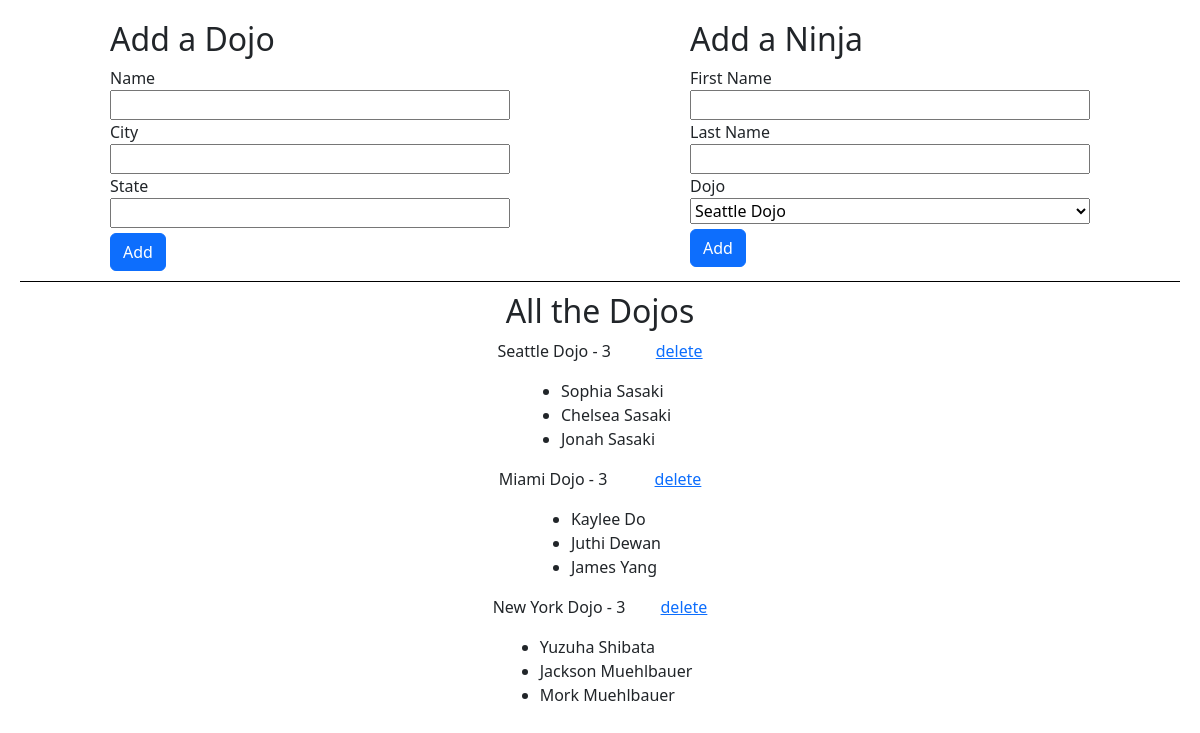
The page / on the database its author committed.
### dojo_ninjas_app/models.py (models this page shows, shortened)
class Dojo(models.Model):
    name = models.CharField(max_length=255)
    city = models.CharField(max_length=255)
    state = models.CharField(max_length=2)
    created_at = models.DateTimeField(auto_now_add=True)
    updated_at = models.DateTimeField(auto_now=True)

class Ninja(models.Model):
    first_name = models.CharField(max_length=255)
    last_name = models.CharField(max_length=255)
    dojo = models.ForeignKey(Dojo, related_name="ninjas", on_delete=models.CASCADE)
    created_at = models.DateTimeField(auto_now_add=True)
    updated_at = models.DateTimeField(auto_now=True)

### dojo_ninjas_app/views.py (the view)
# urls.py: path("", views.index),
def index(request):
    context = {
        "all_dojos": Dojo.objects.all()
    }
    return render(request, "index.html", context)

### dojo_ninjas_app/templates/index.html (shortened to what this page needs)
<!DOCTYPE html>
<html lang="en">
<head>
    {% load static %}
    <link rel="stylesheet" href="{% static 'css/style.css' %}">
    <link href="https://cdn.jsdelivr.net/npm/bootstrap@5.3.1/dist/css/bootstrap.min.css" rel="stylesheet">
</head>
<body>
    <div class="forms">
        <div class="add">
            <h2>Add a Dojo</h2>
            <form action="/add_dojo" method="post">
                <label for="name">Name</label>
                <input type="text" id="name" name="name">
                <label for="city">City</label>
                <input type="text" id="city" name="city">
                <label for="state">State</label>
                <input type="text" id="state" name="state">
                <input type="submit" value="Add" class="btn btn-primary">
            </form>
        </div>
        <div class="add">
            <h2>Add a Ninja</h2>
            <form action="/add_ninja" method="post">
                <label for="first_name">First Name</label>
                <input type="text" id="first_name" name="first_name">
                <label for="last_name">Last Name</label>
                <input type="text" id="last_name" name="last_name">
                <label for="dojo">Dojo</label>
                <select id="dojo" name="dojo">
                    {% for dojo in all_dojos %}
                        <option value="{{dojo.id}}">{{dojo.name}}</option>
                    {% endfor %}
                </select>
                <input type="submit" value="Add" class="btn btn-primary">
            </form>
        </div>
    </div>
    <div class="all_dojos">
        <h2>All the Dojos</h2>
        {% for dojo in all_dojos %}
            <div class="dojo_name">
                <p>{{dojo.name}} - {{dojo.ninjas.all | length}}</p>
                <a href="/delete_dojo/{{dojo.id}}">delete</a>
            </div>
            <ul>
                {% for ninja in dojo.ninjas.all %}
                    <li>{{ninja.first_name}} {{ninja.last_name}}</li>
                {% endfor %}
            </ul>
        {% endfor %}
    </div>
</body>
</html>

### dojo_ninjas_app/static/css/style.css (style rules this page uses)
body { padding: 20px; width: 100%; display: flex; flex-direction: column; align-items: center; }
.forms { display: flex; width: 100%; justify-content: space-around; border-bottom: 1px solid black; }
.add { width: 40%; max-width: 400px; }
form { display: flex; flex-direction: column; }
.btn { width: fit-content; margin: 5px 0px 10px 0px; }
.all_dojos { margin-top: 10px; width: 100%; display: flex; flex-direction: column; align-items: center; }
.dojo_name { width: 250px; display: flex; justify-content: space-around; }

### rows shown on the page
Dojo: name "Seattle Dojo", ninjas.all|length "3"
Ninja: first_name "Sophia", last_name "Sasaki"
Ninja: first_name "Chelsea", last_name "Sasaki"
Ninja: first_name "Jonah", last_name "Sasaki"
Dojo: name "Miami Dojo", ninjas.all|length "3"
Ninja: first_name "Kaylee", last_name "Do"
Ninja: first_name "Juthi", last_name "Dewan"
Ninja: first_name "James", last_name "Yang"
Dojo: name "New York Dojo", ninjas.all|length "3"
Ninja: first_name "Yuzuha", last_name "Shibata"
Ninja: first_name "Jackson", last_name "Muehlbauer"
Ninja: first_name "Mork", last_name "Muehlbauer"

### other values the page prints
form field dojo "Seattle Dojo"
